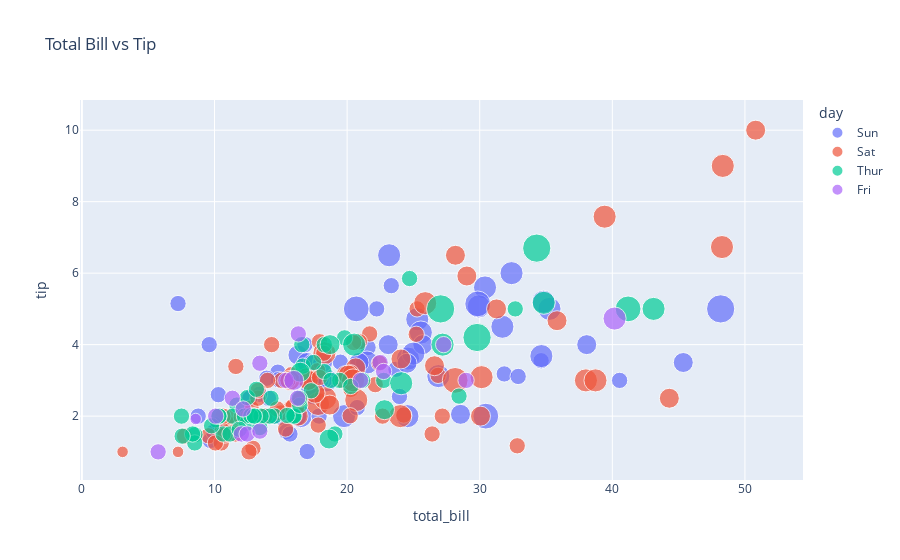

Notebook source saved alongside this figure:
### Code cell
#solution 7: Interactive scatter plot
import plotly.express as px

tips = px.data.tips()
fig = px.scatter(
    tips, 
    x='total_bill', 
    y='tip', 
    color='day',
    title='Total Bill vs Tip',
    size='size',
    hover_data=['time', 'smoker']
    
    )
fig.show()

### Figure 1 — Plotly figure (JSON) as saved in the notebook; plotly's stock layout.template omitted (floating-point values rounded to 4 significant figures; data arrays with more than 128 entries replaced by an {"elided": "..."} marker saying what was removed)
{"data": [{"customdata": {"elided": "76x2 str values"}, "hovertemplate": "day=Sun<br>total_bill=%{x}<br>tip=%{y}<br>size=%{marker.size}<br>time=%{customdata[0]}<br>smoker=%{customdata[1]}<extra></extra>", "legendgroup": "Sun", "marker": {"color": "#636efa", "size": [2, 3, 3, 2, 4, 4, 2, 4, 2, 2, 2, 4, 2, 4, 2, 2, 3, 3, 3, 2, 2, 2, 4, 2, 2, 4, 3, 2, 2, 2, 4, 2, 4, 2, 3, 2, 3, 2, 4, 2, 2, 3, 4, 4, 5, 6, 4, 2, 4, 4, 2, 3, 2, 2, 3, 2, 4, 2, 2, 2, 2, 2, 2, 2, 2, 4, 2, 3, 4, 2, 5, 3, 5, 3, 3, 2], "sizemode": "area", "sizeref": 0.015, "symbol": "circle"}, "mode": "markers", "name": "Sun", "orientation": "v", "showlegend": true, "type": "scatter", "x": [16.99, 10.34, 21.01, 23.68, 24.59, 25.29, 8.77, 26.88, 15.04, 14.78, 10.27, 35.26, 15.42, 18.43, 14.83, 21.58, 10.33, 16.29, 16.97, 17.46, 13.94, 9.68, 30.4, 18.29, 22.23, 32.4, 28.55, 18.04, 12.54, 10.29, 34.81, 9.94, 25.56, 19.49, 38.07, 23.95, 25.71, 17.31, 29.93, 14.07, 13.13, 17.26, 24.55, 19.77, 29.85, 48.17, 25.0, 13.39, 16.49, 21.5, 12.66, 16.21, 13.81, 17.51, 24.52, 20.76, 31.71, 7.25, 31.85, 16.82, 32.9, 17.89, 14.48, 9.6, 34.63, 34.65, 23.33, 45.35, 23.17, 40.55, 20.69, 20.9, 30.46, 18.15, 23.1, 15.69], "xaxis": "x", "y": [1.01, 1.66, 3.5, 3.31, 3.61, 4.71, 2.0, 3.12, 1.96, 3.23, 1.71, 5.0, 1.57, 3.0, 3.02, 3.92, 1.67, 3.71, 3.5, 2.54, 3.06, 1.32, 5.6, 3.0, 5.0, 6.0, 2.05, 3.0, 2.5, 2.6, 5.2, 1.56, 4.34, 3.51, 4.0, 2.55, 4.0, 3.5, 5.07, 2.5, 2.0, 2.74, 2.0, 2.0, 5.14, 5.0, 3.75, 2.61, 2.0, 3.5, 2.5, 2.0, 2.0, 3.0, 3.48, 2.24, 4.5, 5.15, 3.18, 4.0, 3.11, 2.0, 2.0, 4.0, 3.55, 3.68, 5.65, 3.5, 6.5, 3.0, 5.0, 3.5, 2.0, 3.5, 4.0, 1.5], "yaxis": "y"}, {"customdata": {"elided": "87x2 str values"}, "hovertemplate": "day=Sat<br>total_bill=%{x}<br>tip=%{y}<br>size=%{marker.size}<br>time=%{customdata[0]}<br>smoker=%{customdata[1]}<extra></extra>", "legendgroup": "Sat", "marker": {"color": "#EF553B", "size": [3, 2, 2, 2, 4, 2, 4, 2, 2, 2, 2, 2, 4, 2, 4, 2, 3, 3, 3, 3, 3, 3, 4, 2, 2, 4, 2, 2, 2, 4, 3, 3, 2, 1, 2, 2, 2, 3, 2, 2, 2, 2, 2, 3, 2, 2, 2, 2, 2, 2, 2, 2, 1, 2, 2, 3, 2, 3, 4, 2, 2, 3, 4, 4, 2, 3, 2, 5, 2, 2, 4, 4, 2, 2, 4, 3, 2, 2, 2, 2, 2, 2, 3, 3, 2, 2, 2], "sizemode": "area", "sizeref": 0.015, "symbol": "circle"}, "mode": "markers", "name": "Sat", "orientation": "v", "showlegend": true, "type": "scatter", "x": [20.65, 17.92, 20.29, 15.77, 39.42, 19.82, 17.81, 13.37, 12.69, 21.7, 19.65, 9.55, 18.35, 15.06, 20.69, 17.78, 24.06, 16.31, 16.93, 18.69, 31.27, 16.04, 38.01, 26.41, 11.24, 48.27, 20.29, 13.81, 11.02, 18.29, 17.59, 20.08, 16.45, 3.07, 20.23, 15.01, 12.02, 17.07, 26.86, 25.28, 14.73, 10.51, 17.92, 44.3, 22.42, 20.92, 15.36, 20.49, 25.21, 18.24, 14.31, 14.0, 7.25, 10.59, 10.63, 50.81, 15.81, 26.59, 38.73, 24.27, 12.76, 30.06, 25.89, 48.33, 13.27, 28.17, 12.9, 28.15, 11.59, 7.74, 30.14, 20.45, 13.28, 22.12, 24.01, 15.69, 11.61, 10.77, 15.53, 10.07, 12.6, 32.83, 35.83, 29.03, 27.18, 22.67, 17.82], "xaxis": "x", "y": [3.35, 4.08, 2.75, 2.23, 7.58, 3.18, 2.34, 2.0, 2.0, 4.3, 3.0, 1.45, 2.5, 3.0, 2.45, 3.27, 3.6, 2.0, 3.07, 2.31, 5.0, 2.24, 3.0, 1.5, 1.76, 6.73, 3.21, 2.0, 1.98, 3.76, 2.64, 3.15, 2.47, 1.0, 2.01, 2.09, 1.97, 3.0, 3.14, 5.0, 2.2, 1.25, 3.08, 2.5, 3.48, 4.08, 1.64, 4.06, 4.29, 3.76, 4.0, 3.0, 1.0, 1.61, 2.0, 10.0, 3.16, 3.41, 3.0, 2.03, 2.23, 2.0, 5.16, 9.0, 2.5, 6.5, 1.1, 3.0, 1.5, 1.44, 3.09, 3.0, 2.72, 2.88, 2.0, 3.0, 3.39, 1.47, 3.0, 1.25, 1.0, 1.17, 4.67, 5.92, 2.0, 2.0, 1.75], "yaxis": "y"}, {"customdata": [["Lunch", "No"], ["Lunch", "No"], ["Lunch", "No"], ["Lunch", "Yes"], ["Lunch", "No"], ["Lunch", "No"], ["Lunch", "Yes"], ["Lunch", "No"], ["Lunch", "No"], ["Lunch", "No"], ["Lunch", "No"], ["Lunch", "No"], ["Lunch", "No"], ["Lunch", "No"], ["Lunch", "No"], ["Lunch", "No"], ["Lunch", "No"], ["Lunch", "No"], ["Lunch", "No"], ["Lunch", "No"], ["Lunch", "No"], ["Lunch", "No"], ["Lunch", "No"], ["Lunch", "No"], ["Lunch", "No"], ["Lunch", "No"], ["Lunch", "No"], ["Lunch", "No"], ["Lunch", "No"], ["Lunch", "No"], ["Lunch", "No"], ["Lunch", "No"], ["Lunch", "No"], ["Lunch", "No"], ["Lunch", "Yes"], ["Lunch", "No"], ["Lunch", "No"], ["Lunch", "No"], ["Lunch", "No"], ["Lunch", "No"], ["Lunch", "No"], ["Lunch", "No"], ["Lunch", "No"], ["Lunch", "No"], ["Lunch", "No"], ["Lunch", "No"], ["Lunch", "Yes"], ["Lunch", "Yes"], ["Lunch", "Yes"], ["Lunch", "Yes"], ["Lunch", "No"], ["Lunch", "Yes"], ["Lunch", "Yes"], ["Lunch", "Yes"], ["Lunch", "Yes"], ["Lunch", "Yes"], ["Lunch", "Yes"], ["Lunch", "Yes"], ["Lunch", "Yes"], ["Lunch", "Yes"], ["Lunch", "Yes"], ["Dinner", "No"]], "hovertemplate": "day=Thur<br>total_bill=%{x}<br>tip=%{y}<br>size=%{marker.size}<br>time=%{customdata[0]}<br>smoker=%{customdata[1]}<extra></extra>", "legendgroup": "Thur", "marker": {"color": "#00cc96", "size": [4, 2, 2, 2, 2, 1, 2, 2, 4, 2, 2, 2, 2, 2, 2, 4, 2, 2, 2, 2, 2, 6, 2, 2, 2, 3, 2, 2, 2, 2, 2, 2, 2, 2, 2, 2, 2, 6, 5, 6, 2, 2, 3, 2, 2, 2, 2, 2, 2, 2, 2, 2, 4, 2, 2, 3, 2, 2, 2, 4, 3, 2], "sizemode": "area", "sizeref": 0.015, "symbol": "circle"}, "mode": "markers", "name": "Thur", "orientation": "v", "showlegend": true, "type": "scatter", "x": [27.2, 22.76, 17.29, 19.44, 16.66, 10.07, 32.68, 15.98, 34.83, 13.03, 18.28, 24.71, 21.16, 10.65, 12.43, 24.08, 11.69, 13.42, 14.26, 15.95, 12.48, 29.8, 8.52, 14.52, 11.38, 22.82, 19.08, 20.27, 11.17, 12.26, 18.26, 8.51, 10.33, 14.15, 16.0, 13.16, 17.47, 34.3, 41.19, 27.05, 16.43, 8.35, 18.64, 11.87, 9.78, 7.51, 19.81, 28.44, 15.48, 16.58, 7.56, 10.34, 43.11, 13.0, 13.51, 18.71, 12.74, 13.0, 16.4, 20.53, 16.47, 18.78], "xaxis": "x", "y": [4.0, 3.0, 2.71, 3.0, 3.4, 1.83, 5.0, 2.03, 5.17, 2.0, 4.0, 5.85, 3.0, 1.5, 1.8, 2.92, 2.31, 1.68, 2.5, 2.0, 2.52, 4.2, 1.48, 2.0, 2.0, 2.18, 1.5, 2.83, 1.5, 2.0, 3.25, 1.25, 2.0, 2.0, 2.0, 2.75, 3.5, 6.7, 5.0, 5.0, 2.3, 1.5, 1.36, 1.63, 1.73, 2.0, 4.19, 2.56, 2.02, 4.0, 1.44, 2.0, 5.0, 2.0, 2.0, 4.0, 2.01, 2.0, 2.5, 4.0, 3.23, 3.0], "yaxis": "y"}, {"customdata": [["Dinner", "Yes"], ["Dinner", "No"], ["Dinner", "Yes"], ["Dinner", "Yes"], ["Dinner", "No"], ["Dinner", "Yes"], ["Dinner", "Yes"], ["Dinner", "Yes"], ["Dinner", "Yes"], ["Dinner", "No"], ["Dinner", "Yes"], ["Dinner", "Yes"], ["Lunch", "Yes"], ["Lunch", "Yes"], ["Lunch", "Yes"], ["Lunch", "No"], ["Lunch", "Yes"], ["Lunch", "Yes"], ["Lunch", "Yes"]], "hovertemplate": "day=Fri<br>total_bill=%{x}<br>tip=%{y}<br>size=%{marker.size}<br>time=%{customdata[0]}<br>smoker=%{customdata[1]}<extra></extra>", "legendgroup": "Fri", "marker": {"color": "#ab63fa", "size": [2, 2, 2, 2, 2, 4, 2, 2, 2, 2, 2, 2, 2, 2, 1, 3, 2, 2, 2], "sizemode": "area", "sizeref": 0.015, "symbol": "circle"}, "mode": "markers", "name": "Fri", "orientation": "v", "showlegend": true, "type": "scatter", "x": [28.97, 22.49, 5.75, 16.32, 22.75, 40.17, 27.28, 12.03, 21.01, 12.46, 11.35, 15.38, 12.16, 13.42, 8.58, 15.98, 13.42, 16.27, 10.09], "xaxis": "x", "y": [3.0, 3.5, 1.0, 4.3, 3.25, 4.73, 4.0, 1.5, 3.0, 1.5, 2.5, 3.0, 2.2, 3.48, 1.92, 3.0, 1.58, 2.5, 2.0], "yaxis": "y"}], "layout": {"legend": {"itemsizing": "constant", "title": {"text": "day"}, "tracegroupgap": 0}, "title": {"text": "Total Bill vs Tip"}, "xaxis": {"anchor": "y", "domain": [0, 1], "title": {"text": "total_bill"}}, "yaxis": {"anchor": "x", "domain": [0, 1], "title": {"text": "tip"}}}}
